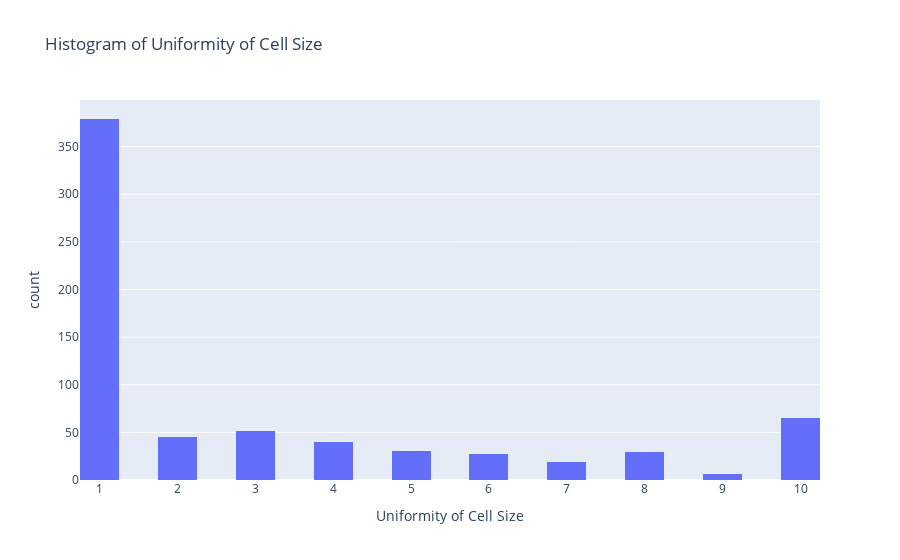

Write notebook code for a chart like this one.
### Code cell
# Draw histogram of the column 'Uniformity of Cell Size' using plotly express
fig = px.histogram(df, x='Uniformity of Cell Size', nbins=20, title='Histogram of Uniformity of Cell Size')
fig.show()

### Figure 1 — Plotly figure (JSON) as saved in the notebook; plotly's stock layout.template omitted (floating-point values rounded to 4 significant figures; data arrays with more than 128 entries replaced by an {"elided": "..."} marker saying what was removed)
{"data": [{"alignmentgroup": "True", "bingroup": "x", "hovertemplate": "Uniformity of Cell Size=%{x}<br>count=%{y}<extra></extra>", "legendgroup": "", "marker": {"color": "#636efa", "pattern": {"shape": ""}}, "name": "", "nbinsx": 20, "offsetgroup": "", "orientation": "v", "showlegend": false, "type": "histogram", "x": {"elided": "691 int values"}, "xaxis": "x", "yaxis": "y"}], "layout": {"barmode": "relative", "legend": {"tracegroupgap": 0}, "title": {"text": "Histogram of Uniformity of Cell Size"}, "xaxis": {"anchor": "y", "domain": [0, 1], "title": {"text": "Uniformity of Cell Size"}}, "yaxis": {"anchor": "x", "domain": [0, 1], "title": {"text": "count"}}}}
